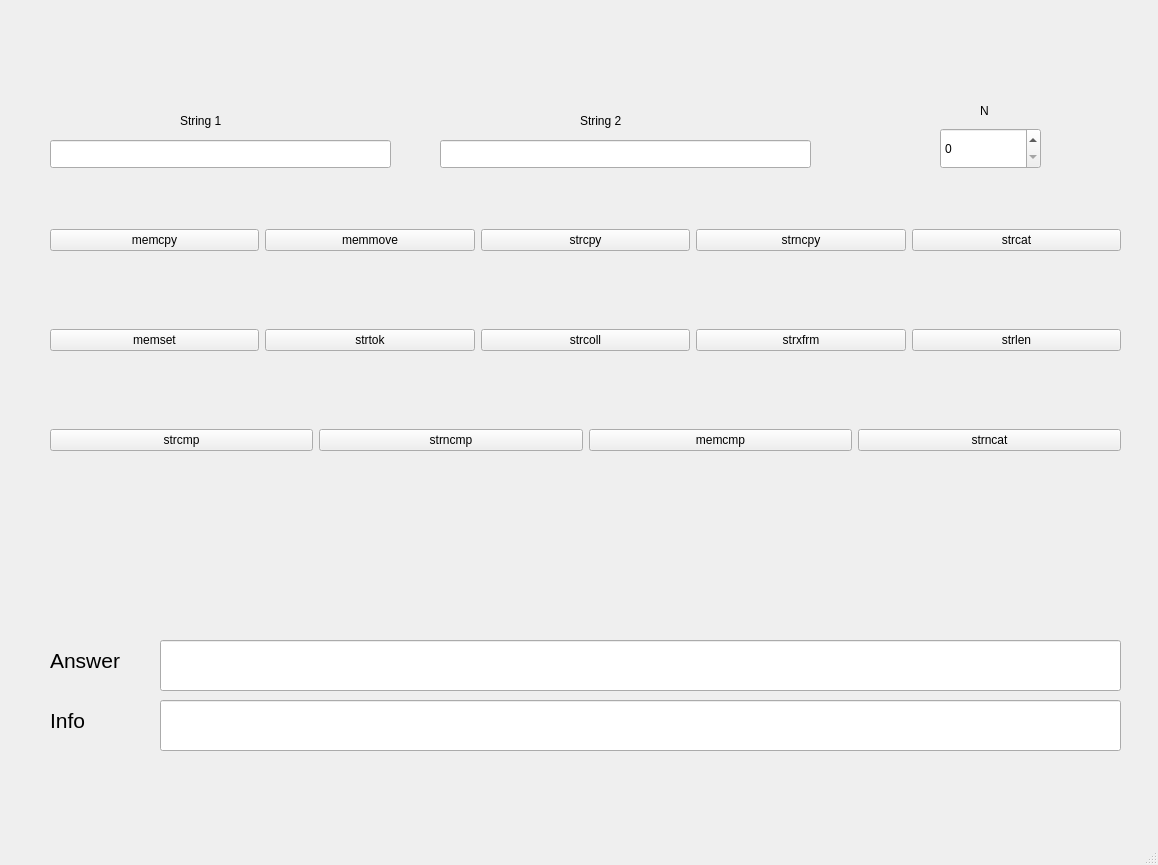
<?xml version="1.0" encoding="UTF-8"?>
<ui version="4.0">
 <class>MainWindow</class>
 <widget class="QMainWindow" name="MainWindow">
  <property name="geometry">
   <rect>
    <x>0</x>
    <y>0</y>
    <width>1158</width>
    <height>865</height>
   </rect>
  </property>
  <property name="windowTitle">
   <string>MainWindow</string>
  </property>
  <widget class="QWidget" name="centralwidget">
   <widget class="QLineEdit" name="ln_ans">
    <property name="geometry">
     <rect>
      <x>160</x>
      <y>640</y>
      <width>961</width>
      <height>51</height>
     </rect>
    </property>
   </widget>
   <widget class="QLabel" name="label">
    <property name="geometry">
     <rect>
      <x>50</x>
      <y>650</y>
      <width>131</width>
      <height>21</height>
     </rect>
    </property>
    <property name="font">
     <font>
      <pointsize>16</pointsize>
     </font>
    </property>
    <property name="text">
     <string>Answer</string>
    </property>
   </widget>
   <widget class="QLineEdit" name="lineEdit_2">
    <property name="geometry">
     <rect>
      <x>160</x>
      <y>700</y>
      <width>961</width>
      <height>51</height>
     </rect>
    </property>
   </widget>
   <widget class="QLabel" name="label_2">
    <property name="geometry">
     <rect>
      <x>50</x>
      <y>710</y>
      <width>79</width>
      <height>21</height>
     </rect>
    </property>
    <property name="font">
     <font>
      <pointsize>16</pointsize>
     </font>
    </property>
    <property name="text">
     <string>Info</string>
    </property>
   </widget>
   <widget class="QLabel" name="label_3">
    <property name="geometry">
     <rect>
      <x>180</x>
      <y>110</y>
      <width>79</width>
      <height>21</height>
     </rect>
    </property>
    <property name="text">
     <string>String 1</string>
    </property>
   </widget>
   <widget class="QLabel" name="label_4">
    <property name="geometry">
     <rect>
      <x>580</x>
      <y>110</y>
      <width>79</width>
      <height>21</height>
     </rect>
    </property>
    <property name="text">
     <string>String 2</string>
    </property>
   </widget>
   <widget class="QLabel" name="label_5">
    <property name="geometry">
     <rect>
      <x>980</x>
      <y>100</y>
      <width>79</width>
      <height>21</height>
     </rect>
    </property>
    <property name="text">
     <string>N</string>
    </property>
   </widget>
   <widget class="QLineEdit" name="ln_str1">
    <property name="geometry">
     <rect>
      <x>50</x>
      <y>140</y>
      <width>341</width>
      <height>28</height>
     </rect>
    </property>
   </widget>
   <widget class="QLineEdit" name="ln_str2">
    <property name="geometry">
     <rect>
      <x>440</x>
      <y>140</y>
      <width>371</width>
      <height>28</height>
     </rect>
    </property>
   </widget>
   <widget class="QSpinBox" name="spb_N">
    <property name="geometry">
     <rect>
      <x>940</x>
      <y>128</y>
      <width>101</width>
      <height>41</height>
     </rect>
    </property>
   </widget>
   <widget class="QWidget" name="horizontalLayoutWidget">
    <property name="geometry">
     <rect>
      <x>50</x>
      <y>200</y>
      <width>1071</width>
      <height>80</height>
     </rect>
    </property>
    <layout class="QHBoxLayout" name="horizontalLayout">
     <item>
      <widget class="QPushButton" name="btn_memcpy">
       <property name="text">
        <string>memcpy</string>
       </property>
      </widget>
     </item>
     <item>
      <widget class="QPushButton" name="btn_memmove">
       <property name="text">
        <string>memmove</string>
       </property>
      </widget>
     </item>
     <item>
      <widget class="QPushButton" name="btn_strcpy">
       <property name="text">
        <string>strcpy</string>
       </property>
      </widget>
     </item>
     <item>
      <widget class="QPushButton" name="btn_strncpy">
       <property name="text">
        <string>strncpy</string>
       </property>
      </widget>
     </item>
     <item>
      <widget class="QPushButton" name="btn_strcat">
       <property name="text">
        <string>strcat</string>
       </property>
      </widget>
     </item>
    </layout>
   </widget>
   <widget class="QWidget" name="horizontalLayoutWidget_2">
    <property name="geometry">
     <rect>
      <x>50</x>
      <y>300</y>
      <width>1071</width>
      <height>80</height>
     </rect>
    </property>
    <layout class="QHBoxLayout" name="horizontalLayout_2">
     <item>
      <widget class="QPushButton" name="btn_memset">
       <property name="text">
        <string>memset</string>
       </property>
      </widget>
     </item>
     <item>
      <widget class="QPushButton" name="btn_strtok">
       <property name="text">
        <string>strtok</string>
       </property>
      </widget>
     </item>
     <item>
      <widget class="QPushButton" name="btn_strcoll">
       <property name="text">
        <string>strcoll</string>
       </property>
      </widget>
     </item>
     <item>
      <widget class="QPushButton" name="btn_strxfrm">
       <property name="text">
        <string>strxfrm</string>
       </property>
      </widget>
     </item>
     <item>
      <widget class="QPushButton" name="btn_strlen">
       <property name="text">
        <string>strlen</string>
       </property>
      </widget>
     </item>
    </layout>
   </widget>
   <widget class="QWidget" name="horizontalLayoutWidget_3">
    <property name="geometry">
     <rect>
      <x>50</x>
      <y>400</y>
      <width>1071</width>
      <height>80</height>
     </rect>
    </property>
    <layout class="QHBoxLayout" name="horizontalLayout_3">
     <item>
      <widget class="QPushButton" name="btn_strcmp">
       <property name="text">
        <string>strcmp</string>
       </property>
      </widget>
     </item>
     <item>
      <widget class="QPushButton" name="btn_strncmp">
       <property name="text">
        <string>strncmp</string>
       </property>
      </widget>
     </item>
     <item>
      <widget class="QPushButton" name="btn_memcmp">
       <property name="text">
        <string>memcmp</string>
       </property>
      </widget>
     </item>
     <item>
      <widget class="QPushButton" name="btn_strncat">
       <property name="text">
        <string>strncat</string>
       </property>
      </widget>
     </item>
    </layout>
   </widget>
  </widget>
  <widget class="QMenuBar" name="menubar">
   <property name="geometry">
    <rect>
     <x>0</x>
     <y>0</y>
     <width>1158</width>
     <height>26</height>
    </rect>
   </property>
  </widget>
  <widget class="QStatusBar" name="statusbar"/>
 </widget>
 <resources/>
 <connections/>
</ui>
